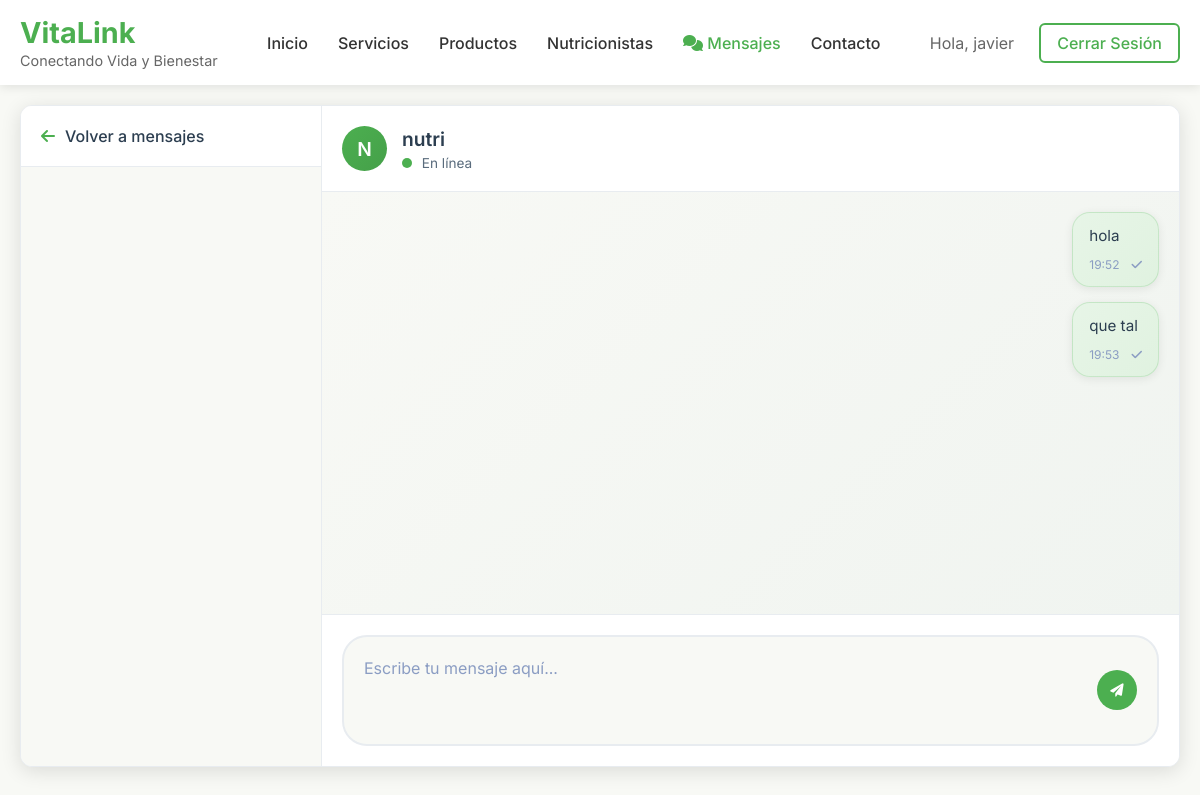
/mensajes/conversacion/2/ (signed in), run on the app's committed database.
### listnutricionista/models.py (models this page shows)
class Usuario(AbstractUser):
    es_nutricionista = models.BooleanField(default=False)
    certificacion_venta_productos = models.BooleanField(default=False)
    esta_suscrito = models.BooleanField(default=False)

### mensajeria/models.py (models this page shows, shortened)
class Mensaje(models.Model):
    conversacion = models.ForeignKey(Conversacion, on_delete=models.CASCADE, related_name='mensajes')
    remitente = models.ForeignKey(settings.AUTH_USER_MODEL, on_delete=models.CASCADE, related_name='mensajes_enviados')
    contenido = models.TextField()
    fecha_envio = models.DateTimeField(default=timezone.now)
    leido = models.BooleanField(default=False)
    fecha_lectura = models.DateTimeField(blank=True, null=True)
    class Meta:
        ordering = ['fecha_envio']
        verbose_name = 'Mensaje'
        verbose_name_plural = 'Mensajes'

### mensajeria/views.py (the view, shortened to what this page needs)
# urls.py: path('conversacion/<int:conversacion_id>/', views.detalle_conversacion, name='detalle_conversacion'),
@login_required
def detalle_conversacion(request, conversacion_id):
    conversacion = get_object_or_404(Conversacion, id=conversacion_id)
    participante = get_object_or_404(Participante,
                                    conversacion=conversacion,
                                    usuario=request.user)
    otro_participante = conversacion.participantes.exclude(usuario=request.user).first()
    mensajes_no_leidos = Mensaje.objects.filter(
        conversacion=conversacion,
        leido=False
    ).exclude(remitente=request.user)
    for mensaje in mensajes_no_leidos:
        mensaje.marcar_como_leido()
    participante.no_leidos = 0
    participante.save()
    form = MensajeForm()
    mensajes = conversacion.mensajes.all().select_related('remitente').prefetch_related('adjuntos')
    return render(request, 'mensajeria/detalle_conversacion.html', {
        'conversacion': conversacion,
        'mensajes': mensajes,
        'form': form,
        'otro_usuario': otro_participante.usuario if otro_participante else None,
    })

### mensajeria/forms.py
class MensajeForm(forms.ModelForm):
    class Meta:
        model = Mensaje
        fields = ['contenido']
        widgets = {
            'contenido': forms.Textarea(attrs={
                'rows': 3,
                'placeholder': 'Escribe tu mensaje aquí...',
                'class': 'mensaje-input'
            }),
        }

### mensajeria/templates/mensajeria/detalle_conversacion.html (shortened to what this page needs)
<!DOCTYPE html>
{% load static %}
<html lang="es">
<head>
    <link rel="stylesheet" href="https://cdnjs.cloudflare.com/ajax/libs/font-awesome/6.0.0/css/all.min.css">
</head>
<body>
    <header class="header">
        <nav class="nav">
            <div class="nav-container">
                <div class="nav-logo">
                    <a href="/" style="text-decoration: none; color: inherit;">
                        <h2>VitaLink</h2>
                        <span class="logo-tagline">Conectando Vida y Bienestar</span>
                    </a>
                </div>
                <ul class="nav-menu">
                    <li><a href="/#inicio" class="nav-link">Inicio</a></li>
                    <li><a href="/#servicios" class="nav-link">Servicios</a></li>
                    <li><a href="/#productos" class="nav-link">Productos</a></li>
                    <li><a href="/listanutricionista/nutricionistas" class="nav-link">Nutricionistas</a></li>
                    <li><a href="{% url 'mensajeria:lista_conversaciones' %}" class="nav-link active">
                        <i class="fas fa-comments"></i> Mensajes
                    </a></li>
                    <li><a href="/#contacto" class="nav-link">Contacto</a></li>
                </ul>
                <div class="nav-actions">
                    {% if user.is_authenticated %}
                        <span style="color: #666; margin-right: 10px;">Hola, {{ user.get_full_name|default:user.username }}</span>
                        <a href="/admin/logout/" class="btn-secondary">Cerrar Sesión</a>
                    {% else %}
                        <a href="/admin/login/" class="btn-secondary">Iniciar Sesión</a>
                    {% endif %}
                </div>
            </div>
        </nav>
    </header>
    <main class="main-content">
        <div class="conversacion-wrapper">
            <div class="sidebar">
                <div class="sidebar-header">
                    <a href="{% url 'mensajeria:lista_conversaciones' %}" class="volver-link">
                        <i class="fas fa-arrow-left"></i> Volver a mensajes
                    </a>
                </div>
            </div>
            <div class="conversacion-area">
                <div class="conversacion-header">
                    <div class="usuario-avatar">
                        {{ otro_usuario.first_name|first|default:otro_usuario.username|first|upper }}
                    </div>
                    <div class="usuario-info">
                        <h3>{{ otro_usuario.get_full_name|default:otro_usuario.username }}</h3>
                        <div class="usuario-estado">
                            <span style="width: 10px; height: 10px; border-radius: 50%; background-color: #4caf50; display: inline-block; margin-right: 6px;"></span>
                            En línea
                        </div>
                    </div>
                </div>
                <div class="mensajes-container" id="mensajes-container">
                    {% if mensajes %}
                        {% for mensaje in mensajes %}
                            <div class="mensaje {% if mensaje.remitente == request.user %}mensaje-propio{% endif %}" data-mensaje-id="{{ mensaje.id }}">
                                <div class="mensaje-contenido">
                                    {{ mensaje.contenido|linebreaksbr }}
                                    <div class="mensaje-meta">
                                        <span class="mensaje-hora">{{ mensaje.fecha_envio|date:"H:i" }}</span>
                                        {% if mensaje.remitente == request.user %}
                                            <span style="margin-left: 6px;">
                                                {% if mensaje.leido %}
                                                    <i class="fas fa-check-double" style="color: #4caf50;"></i>
                                                {% else %}
                                                    <i class="fas fa-check" style="color: #8b9dc3;"></i>
                                                {% endif %}
                                            </span>
                                        {% endif %}
                                    </div>
                                </div>
                            </div>
                        {% endfor %}
                    {% else %}
                        <div class="no-mensajes">
                            <p>No hay mensajes en esta conversación. ¡Envía el primero!</p>
                        </div>
                    {% endif %}
                </div>
                <div class="mensaje-form">
                    <form method="post" enctype="multipart/form-data" id="mensaje-form">
                        <div class="form-container">
                            {{ form.contenido }}
                            <button type="submit" class="btn-enviar">
                                <i class="fas fa-paper-plane"></i>
                            </button>
                        </div>
                    </form>
                </div>
            </div>
        </div>
    </main>
</body>
</html>

### mensajeria/templates/mensajeria/detalle_conversacion.html (style rules this page uses)
body { margin: 0; padding: 0; font-family: 'Inter', sans-serif; background-color: #f8f9f5; }
.header { background-color: #fff; box-shadow: 0 2px 10px rgba(0, 0, 0, 0.1); position: sticky; top: 0; z-index: 100; }
.nav-container { max-width: 1200px; margin: 0 auto; display: flex; justify-content: space-between; align-items: center; padding: 15px 20px; }
.nav-logo h2 { color: #4caf50; margin: 0; font-size: 1.8rem; font-weight: 700; }
.logo-tagline { color: #666; font-size: 0.9rem; font-weight: 400; }
.nav-menu { display: flex; list-style: none; margin: 0; padding: 0; gap: 30px; }
.nav-link { text-decoration: none; color: #333; font-weight: 500; transition: color 0.3s; }
.nav-link:hover, .nav-link.active { color: #4caf50; }
.nav-actions { display: flex; gap: 15px; align-items: center; }
.btn-secondary { background-color: transparent; color: #4caf50; border: 2px solid #4caf50; padding: 8px 16px; border-radius: 6px; text-decoration: none; font-weight: 500; transition: all 0.3s; }
.main-content { padding: 20px; max-width: 1400px; margin: 0 auto; }
.conversacion-wrapper { display: flex; height: calc(100vh - 140px); background-color: #fff; border-radius: 12px; box-shadow: 0 4px 20px rgba(0, 0, 0, 0.12); overflow: hidden; border: 1px solid #e8ecf0; }
.sidebar { width: 300px; border-right: 1px solid #e8ecf0; background-color: #f8f9f5; display: flex; flex-direction: column; }
.sidebar-header { padding: 20px; border-bottom: 1px solid #e8ecf0; background-color: #fff; }
.volver-link { display: flex; align-items: center; color: #2c3e50; text-decoration: none; font-weight: 500; transition: color 0.3s; }
.volver-link i { margin-right: 10px; color: #4caf50; }
.conversacion-area { flex: 1; display: flex; flex-direction: column; }
.conversacion-header { padding: 20px; border-bottom: 1px solid #e8ecf0; background-color: #fff; display: flex; align-items: center; }
.usuario-avatar { width: 45px; height: 45px; border-radius: 50%; background: linear-gradient(135deg, #4caf50, #45a049); color: white; display: flex; align-items: center; justify-content: center; font-size: 1.2rem; font-weight: 600; margin-right: 15px; }
.usuario-info h3 { margin: 0 0 4px 0; font-size: 1.2rem; font-weight: 600; color: #2c3e50; }
.usuario-estado { font-size: 0.85rem; color: #5a6c7d; }
.mensajes-container { flex: 1; overflow-y: auto; padding: 20px; background: linear-gradient(135deg, #f8f9f5, #f0f4f0); display: flex; flex-direction: column; }
.mensaje { max-width: 75%; margin-bottom: 15px; align-self: flex-start; }
.mensaje-propio { align-self: flex-end; }
.mensaje-contenido { background-color: #fff; padding: 12px 16px; border-radius: 18px; box-shadow: 0 2px 10px rgba(0, 0, 0, 0.08); border: 1px solid #e8ecf0; font-size: 0.95rem; line-height: 1.5; color: #2c3e50; }
.mensaje-propio .mensaje-contenido { background: linear-gradient(135deg, #e7f5e7, #e0f2e0); border-color: rgba(76, 175, 80, 0.2); }
.mensaje-meta { display: flex; justify-content: flex-end; align-items: center; margin-top: 8px; font-size: 0.75rem; color: #8b9dc3; }
.mensaje-hora { margin-right: 6px; }
.mensaje-form { padding: 20px; border-top: 1px solid #e8ecf0; background-color: #fff; }
.form-container { display: flex; align-items: center; background-color: #f8f9f5; border-radius: 25px; padding: 8px 20px; border: 2px solid #e8ecf0; transition: border-color 0.3s; }
.mensaje-input { flex: 1; border: none; background: none; padding: 12px 0; resize: none; outline: none; font-family: 'Inter', sans-serif; font-size: 1rem; color: #2c3e50; line-height: 1.4; }
.mensaje-input::placeholder { color: #8b9dc3; }
.btn-enviar { background-color: #4caf50; color: white; border: none; border-radius: 50%; width: 40px; height: 40px; display: flex; align-items: center; justify-content: center; cursor: pointer; transition: all 0.3s; margin-left: 10px; }

### data on the page
Usuario: get_full_name "javier"
Usuario: first_name|first "N", get_full_name "nutri"
Mensaje: contenido "hola", fecha_envio "19:52", leido False (drawn)
Mensaje: contenido "que tal", fecha_envio "19:53", leido False (drawn)
